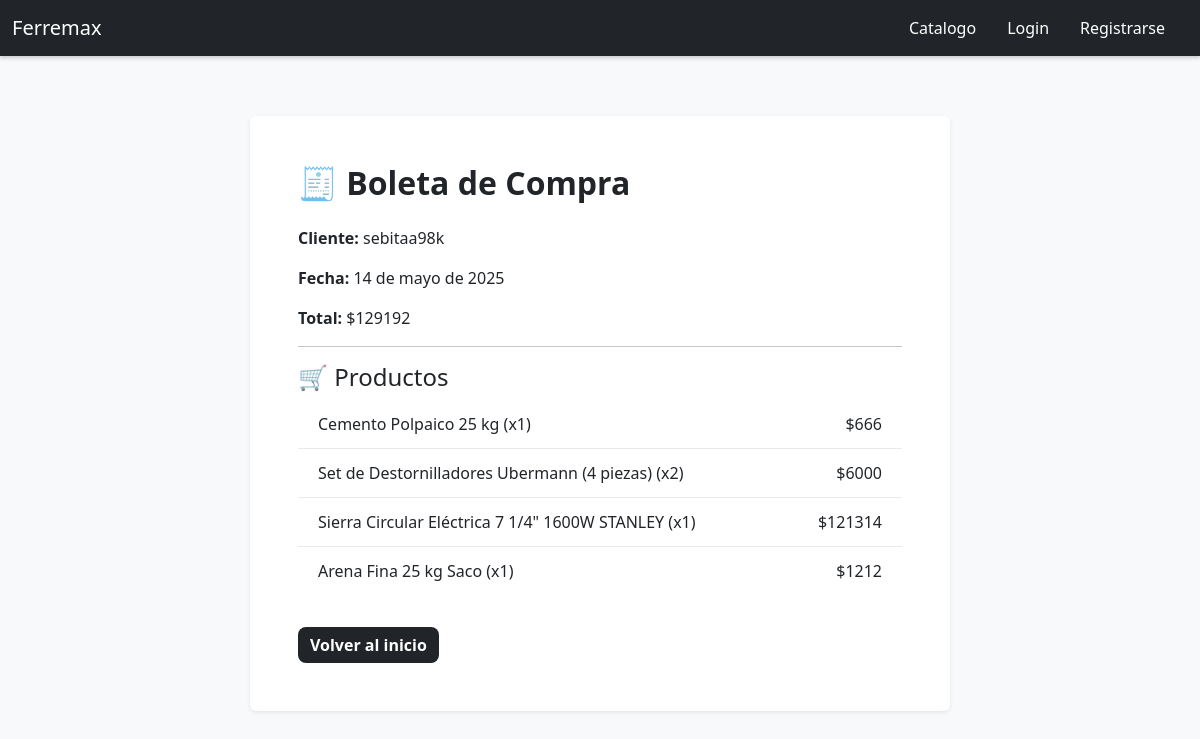
The app's page /boleta_compras/3/ with its own data.
### carrito/models.py (models this page shows, shortened)
class Venta_productos(models.Model):
    ESTADO_VENTA_CHOICES = [
        ('carrito', 'Carrito'),
        ('pagado', 'Pagado'),
    ]
    id_usuario = models.ForeignKey(User, on_delete=models.CASCADE, related_name='ventas')
    total_venta = models.IntegerField()
    fecha_transaccion = models.DateField(null=True, blank=True)
    estado_venta = models.CharField(max_length=200, choices=ESTADO_VENTA_CHOICES, default='carrito')
    webpay_transaction_id = models.CharField(max_length=100, blank=True, null=True)
    webpay_payment_status = models.CharField(max_length=50, blank=True, null=True)

class Carrito_detalle(models.Model):
    id_venta = models.ForeignKey(Venta_productos, on_delete=models.CASCADE, related_name='carrito_detalle')
    producto = models.ForeignKey(Producto, on_delete=models.CASCADE, related_name='carrito_detalle')
    cantidad_producto = models.PositiveIntegerField()
    subtotal = models.IntegerField()

### home/models.py (models this page shows, shortened)
class Producto(models.Model):
    nombre = models.CharField(max_length=100)
    precio = models.DecimalField(max_digits=10, decimal_places=2)
    descripcion = models.TextField()
    stock = models.IntegerField()
    imagen_url = models.URLField(null=True, blank=True)
    estado = models.BooleanField(default=True)

### home/views.py (the view)
# urls.py: path('boleta_compras/<int:id>/', views.BoletaVenta, name='boleta_compra'),
def BoletaVenta(request, id):
    venta = get_object_or_404(Venta_productos, id=id)
    detalles = Carrito_detalle.objects.filter(id_venta=venta)
    return render(request, 'home/boleta_detalle.html', {
        'venta': venta,
        'detalles': detalles
    })

### home/templates/home/boleta_detalle.html (shortened to what this page needs)
{% load static %}
<!DOCTYPE html>
<html lang="es">
<head>
    <link href="https://cdn.jsdelivr.net/npm/bootstrap@5.3.2/dist/css/bootstrap.min.css" rel="stylesheet">
    <link href="{% static 'css/style-boleta.css'%}" rel="stylesheet">
</head>
<body class="bg-light ">
        {% include 'home/navbar.html' %}
    <div class="container bg-white p-5 rounded shadow-sm">
        <h2 class="mb-4">🧾 Boleta de Compra </h2>
        <p><strong>Cliente:</strong> {{ venta.id_usuario.username }}</p>
        <p><strong>Fecha:</strong> {{ venta.fecha_transaccion }}</p>
        <p><strong>Total:</strong> ${{ venta.total_venta }}</p>
        <hr>
        <h4>🛒 Productos</h4>
        <ul class="list-group mb-3">
            {% for detalle in detalles %}
                <li class="list-group-item d-flex justify-content-between align-items-center">
                    {{ detalle.producto.nombre }} (x{{ detalle.cantidad_producto }})
                    <span>${{ detalle.subtotal }}</span>
                </li>
            {% endfor %}
        </ul>
        <a href="/" class="btn btn-dark mt-3">Volver al inicio</a>
    </div>
</body>
</html>

### home/templates/home/navbar.html (shortened to what this page needs)
<nav class="navbar navbar-expand-lg navbar-dark bg-dark">
  <div class="container-fluid">
    <a class="navbar-brand" href="/">Ferremax</a>
    <div class="collapse navbar-collapse" id="navbarNav">
      <ul class="navbar-nav ms-auto">
        {% if request.path != '/login/' and request.path != '/register/' and request.path != '/admin-index/' and request.path != '/ver-ventas-generales/' and 'editar_producto' not in request.path and 'webpay/respuesta' not in request.path %}
          <li class="nav-item">
            <a class="nav-link active" href="{% url 'catalogo' %}">Catalogo</a>
          </li>
        {% endif %}
        {% if request.user.is_authenticated %}
          {% if request.path != '/login/' and request.path != '/register/' and request.path != '/admin-index/' and 'editar_producto' not in request.path and 'webpay/respuesta' not in request.path and request.path != '/boleta_compras/' %}
            <li class="nav-item">
                <a class="nav-link active" href="{% url 'vista_carrito' %}">Carrito</a>
            </li>
          {% endif%}
          {% if not request.user.is_staff and request.user.is_authenticated%}
          <li class="nav-item">
            <a class="nav-link active" href="{% url 'historial_compras' %}">Historial de Compras</a>
          </li>
          {% endif  %}
          <li class="nav-item">
            <span class="nav-link" id="username">{{ request.user.username }}</span>
          </li>
          <li class="nav-item">
            <form action="{% url 'logout' %}" method="POST">
              {% csrf_token %}
              <button type="submit" class="nav-link btn btn-link">Cerrar sesión</button>
            </form>
          </li>
        {% else %}
          <li class="nav-item">
            <a class="nav-link" href="{% url 'login' %}">Login</a>
          </li>
          <li class="nav-item">
            <a class="nav-link" href="{% url 'register' %}">Registrarse</a>
          </li>
        {% endif %}
      </ul>
    </div>
  </div>
</nav>

### static/css/style-boleta.css (style rules this page uses)
body { background-color: #f5f5f5; font-family: 'Segoe UI', Tahoma, Geneva, Verdana, sans-serif; margin: 0; padding: 0; }
.navbar { background-color: #212529 !important; box-shadow: 0 2px 4px rgba(0, 0, 0, 0.2); }
.navbar-brand, .nav-link { color: white !important; font-weight: 500; margin-right: 15px; transition: color 0.3s ease; }
.container { max-width: 700px; margin: 60px auto; background-color: white; padding: 2.5rem; border-radius: 16px; box-shadow: 0 8px 24px rgba(0, 0, 0, 0.1); }
h2 { font-weight: bold; color: #212529; margin-bottom: 1.5rem; }
.list-group-item { font-size: 1rem; font-weight: 500; border: none; border-bottom: 1px solid #eaeaea; padding: 0.75rem 1.25rem; }
.list-group-item:last-child { border-bottom: none; }
.btn-dark { background-color: #212529; border: none; font-weight: bold; border-radius: 8px; transition: background-color 0.3s ease; }

### records on screen
Venta_productos: id_usuario.username "sebitaa98k", fecha_transaccion "14 de mayo de 2025", total_venta "129192"
Carrito_detalle: producto.nombre "Cemento Polpaico 25 kg", cantidad_producto "1", subtotal "666"
Carrito_detalle: producto.nombre "Set de Destornilladores Ubermann (4 piezas)", cantidad_producto "2", subtotal "6000"
Carrito_detalle: producto.nombre "Sierra Circular Eléctrica 7 1/4\" 1600W STANLEY", cantidad_producto "1", subtotal "121314"
Carrito_detalle: producto.nombre "Arena Fina 25 kg Saco", cantidad_producto "1", subtotal "1212"
